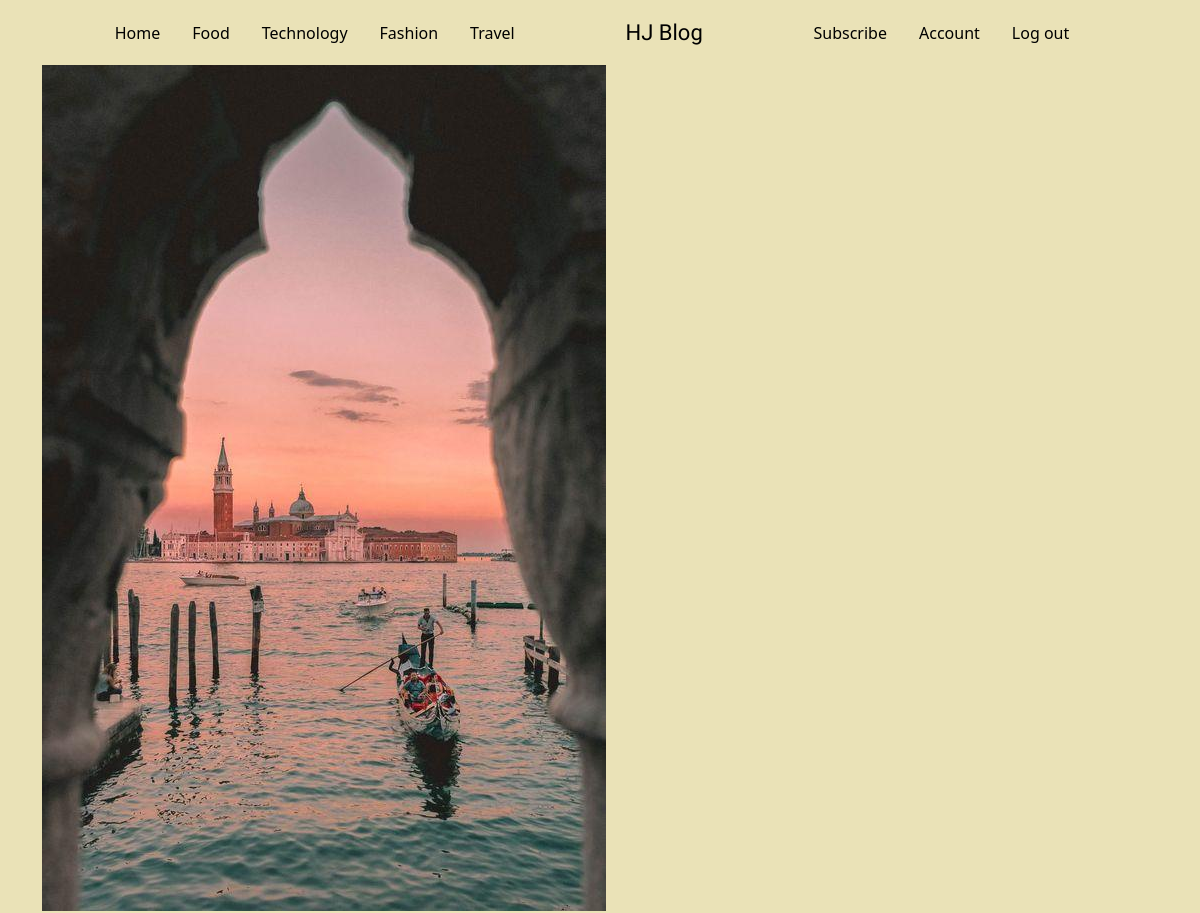
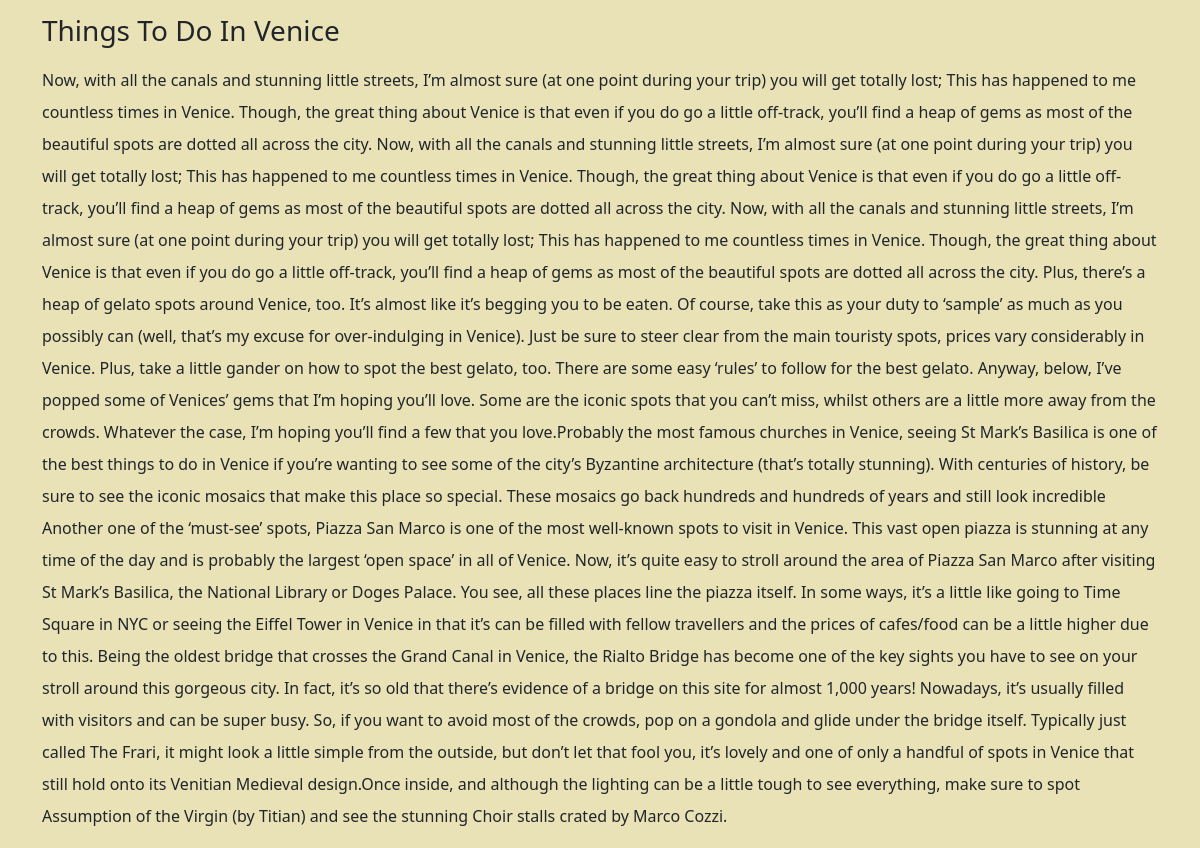
Screenshot of /post/3 with the database file from the repository (2 pictures, top to bottom).
### app/models.py (models this page shows, shortened)
class Posts(db.Model):
  id=db.Column(db.Integer,primary_key=True)
  title=db.Column(db.String,nullable=False)
  description=db.Column(db.String,nullable=False)
  content=db.Column(db.String,nullable=False)
  blog_image=db.Column(db.String,nullable=False,)
  category= db.Column(db.String,nullable=False)
  date_created = db.Column(db.DateTime, nullable=False, default=datetime.utcnow)
  user_id = db.Column(db.Integer, db.ForeignKey('user.id'), nullable=False)
  comments = db.relationship('Comments',backref = 'posts',passive_deletes = True)

### app/posts/routes.py (the view)
@posts.route('/post/<postid>')
def reads(postid):
    reads= Posts.query.filter_by(id=postid).first()
    image_file= url_for('static',filename='posts/'+reads.blog_image)
    return render_template('reads.html', reads=reads,image_file=image_file)

### app/templates/reads.html
{% extends 'layout.html' %}
{% block body %}
  <div class="container">
    <img src="{{image_file}}" alt="">
    <h3 class="my-3">{{reads.title}}</h3>
    <p class="readmore">
      {{reads.content}}
    </p>
  </div>
{% endblock %}

### app/static/main.css (style rules this page uses)
* { margin: 0; padding: 0; box-sizing: border-box; }
body { background-color:#EAE2B7 ; }
.readmore { line-height: 2rem; }

### rows the page displays
Posts: title "Things To Do In Venice", content "Now, with all the canals and stunning little streets, I’m almost sure (at one point during your trip) you will get totally lost; This has happened to me countless times in Venice. Though, the great thing about Venice is that even if you do go a little off-track, you’ll find a heap of gems as most of the beautiful spots are dotted all across the city. Now, with all the canals and stunning little streets, I’m almost sure (at one point during your trip) you will get totally lost; This has happened to me countless times in Venice. Though, the great thing about Venice is that even if you do go a little off-track, you’ll find a heap of gems as most of the beautiful spots are dotted all across the…"
